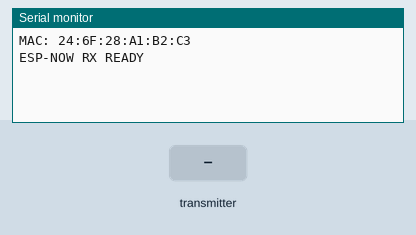
Recording of a sketch running on a simulated ESP32. On the bench: the last lines printed to the serial monitor. The inputs (shaded band) are chosen by the test bench.

Above: at 4.2 s.
4.3 s: the transmitter starts sending joy1X = 0
At 4.61 s:
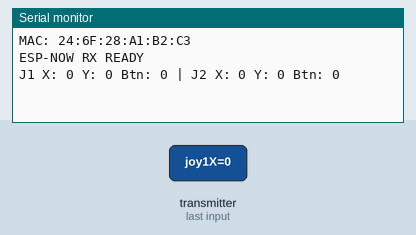
6.3 s: the transmitter starts sending joy1Y = 1024
At 6.61 s:
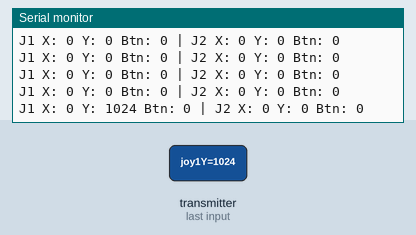
7.8 s: the transmitter starts sending joy1Btn = 1
At 8.11 s:
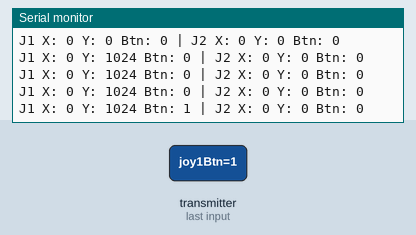
9.3 s: the transmitter starts sending joy2X = 1024
At 9.61 s:
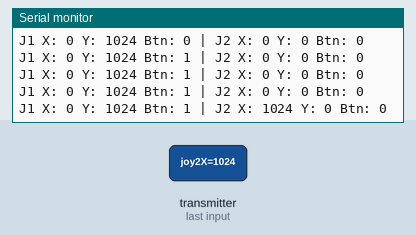
10.8 s: the transmitter starts sending joy2Y = 1024
At 11.11 s:
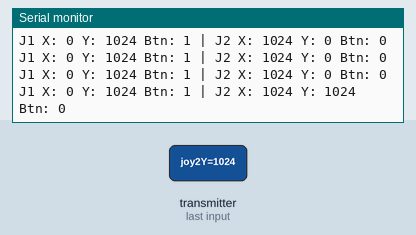
12.3 s: the transmitter starts sending joy2Btn = 1
At 12.61 s:
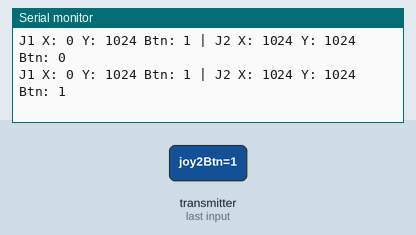

The sketch:

test_rx_espnow_esp32_super_mini_c3.ino
```cpp
#include <esp_now.h>
#include <WiFi.h>

// Struct dữ liệu phải giống TX
typedef struct {
  int16_t joy1X;
  int16_t joy1Y;
  bool joy1Btn;
  int16_t joy2X;
  int16_t joy2Y;
  bool joy2Btn;
} JoystickData;

JoystickData joystick;

void OnDataRecv(const uint8_t *mac, const uint8_t *incomingData, int len) {
  if(len != sizeof(joystick)) return; // kiểm tra kích thước

  memcpy(&joystick, incomingData, sizeof(joystick));

  Serial.print("J1 X: "); Serial.print(joystick.joy1X);
  Serial.print(" Y: "); Serial.print(joystick.joy1Y);
  Serial.print(" Btn: "); Serial.print(joystick.joy1Btn);

  Serial.print(" | J2 X: "); Serial.print(joystick.joy2X);
  Serial.print(" Y: "); Serial.print(joystick.joy2Y);
  Serial.print(" Btn: "); Serial.println(joystick.joy2Btn);
}

void setup() {
  Serial.begin(115200);
  delay(3000);

  WiFi.mode(WIFI_STA);
  WiFi.disconnect();

  Serial.print("MAC: ");
  Serial.println(WiFi.macAddress());

  if (esp_now_init() != ESP_OK) {
    Serial.println("ESP NOW INIT FAIL");
    return;
  }

  esp_now_register_recv_cb(OnDataRecv);

  Serial.println("ESP-NOW RX READY");
}

void loop() {
  // RX không cần loop
}
```

Measured:
- after the input at 4.3 s, the serial monitor: prints a new line at once (image 1)
- after the input at 6.3 s, the serial monitor: prints a new line at once (image 2)
- after the input at 7.8 s, the serial monitor: prints a new line at once (image 3)
- after the input at 9.3 s, the serial monitor: prints a new line at once (image 4)
- after the input at 10.8 s, the serial monitor: prints a new line at once (image 5)
- after the input at 12.3 s, the serial monitor: prints a new line at once (image 6)
